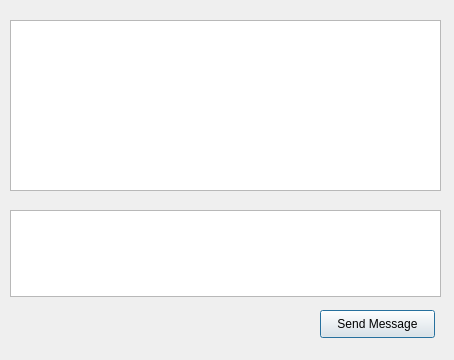
<?xml version="1.0" encoding="UTF-8"?>
<ui version="4.0">
 <class>Dialog</class>
 <widget class="QDialog" name="Dialog">
  <property name="geometry">
   <rect>
    <x>0</x>
    <y>0</y>
    <width>454</width>
    <height>360</height>
   </rect>
  </property>
  <property name="windowTitle">
   <string>ClientDialog</string>
  </property>
  <widget class="QTextBrowser" name="textBrowser_receivedMessages">
   <property name="geometry">
    <rect>
     <x>10</x>
     <y>20</y>
     <width>431</width>
     <height>171</height>
    </rect>
   </property>
   <property name="styleSheet">
    <string notr="true"/>
   </property>
   <property name="frameShape">
    <enum>QFrame::Shape::StyledPanel</enum>
   </property>
   <property name="frameShadow">
    <enum>QFrame::Shadow::Plain</enum>
   </property>
  </widget>
  <widget class="QTextEdit" name="textEdit_message">
   <property name="geometry">
    <rect>
     <x>10</x>
     <y>210</y>
     <width>431</width>
     <height>87</height>
    </rect>
   </property>
   <property name="frameShadow">
    <enum>QFrame::Shadow::Plain</enum>
   </property>
  </widget>
  <widget class="QPushButton" name="pushButton_sendMessage">
   <property name="geometry">
    <rect>
     <x>320</x>
     <y>310</y>
     <width>115</width>
     <height>28</height>
    </rect>
   </property>
   <property name="styleSheet">
    <string notr="true"/>
   </property>
   <property name="text">
    <string>Send Message</string>
   </property>
  </widget>
 </widget>
 <resources/>
 <connections/>
</ui>
